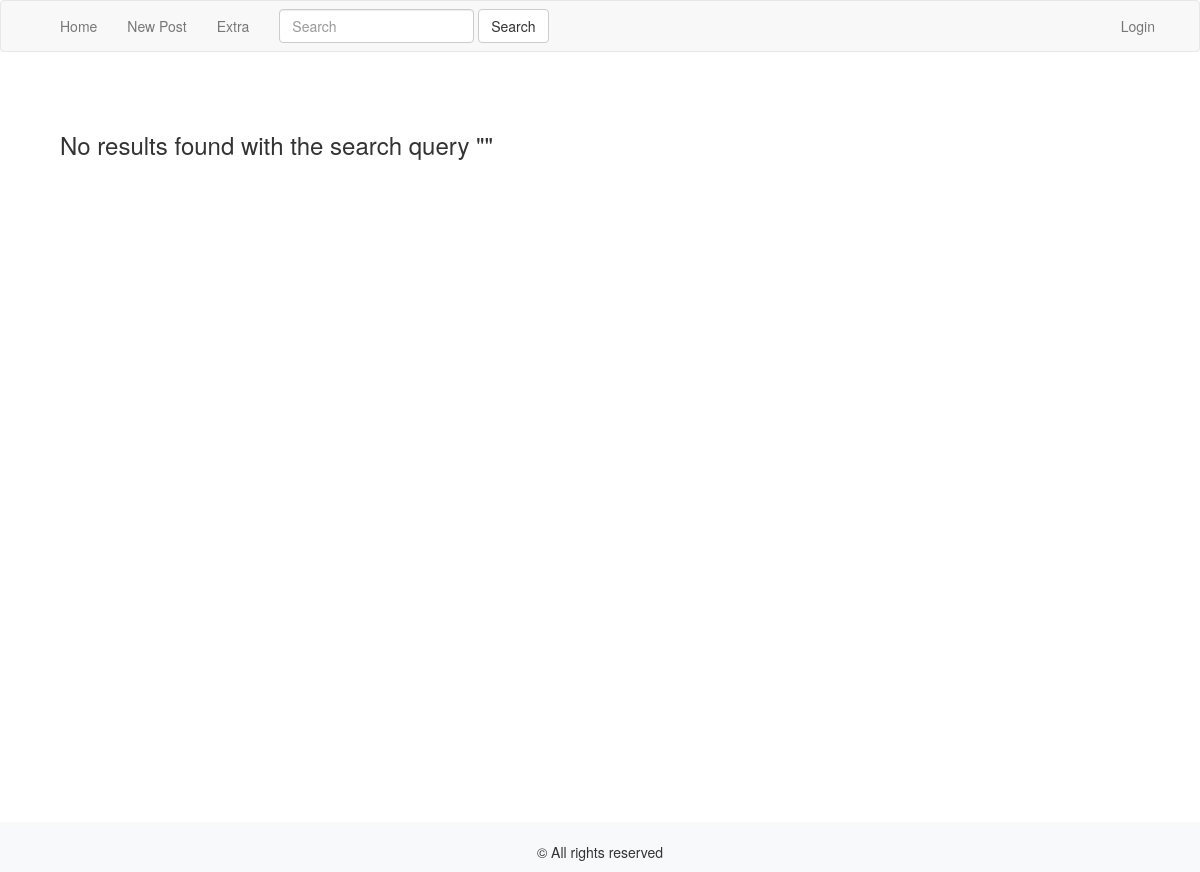
The app's page /posts/, older data.
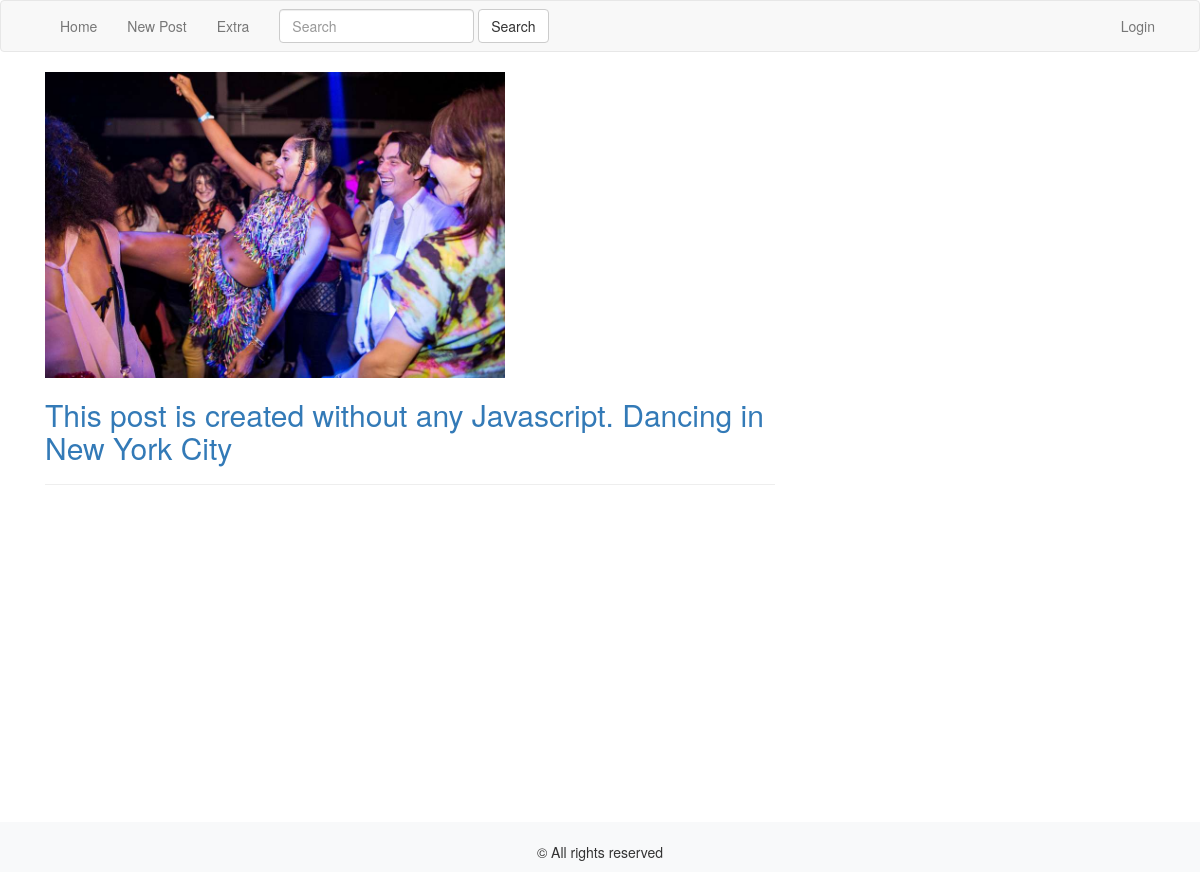
The same page, newer data.
### posts/models.py (models this page shows, shortened)
class Post(models.Model):
    user = models.ForeignKey(User, related_name='posts')
    created_at = models.DateTimeField(auto_now_add=True)
    title = models.CharField(max_length=250, unique=True)
    slug = models.SlugField(allow_unicode=True, unique=True, max_length=500)
    message = models.TextField(blank=True, null=True)
    message_html = models.TextField(editable=False, blank=True, null=True)
    post_image = models.ImageField(blank=True, null=True)
    is_draft = models.BooleanField(default=True)
    class Meta:
        ordering = ['-created_at']

### posts/views.py (the view)
class Postlist(ListView):
    model = Post
    def get_queryset(self):
        completed_posts = Post.objects.filter(is_draft=False)
        queryset = completed_posts.order_by('-created_at')
        return queryset
    def get_context_data(self, **kwargs):
        context = super(Postlist, self).get_context_data(**kwargs)
        user = self.request.user
        if user.is_authenticated:
            context['is_draft'] = user.posts.filter(is_draft=True).count()
        return context

### django_multiple_image_form/context_processors.py (called while the page is built)
def sections_processor(request):
    user = request.user
    if user.is_authenticated:
        drafts = user.posts.filter(is_draft=True).count()
    else:
        drafts = ''
    return {'drafts': drafts}

### posts/templates/posts/post_list.html
{% extends 'base.html' %}
{% block body %}
<div class="col-md-8">
    <div class="infinite-container">
        {% for post in post_list %}
        <div class="infinite-item">
            <a href="{% url 'posts:single' username=post.user.username slug=post.slug %}">
                <img class="img-responsive" src="{{post.post_image.url}}" alt="Image for {{post.title}}" width="460" height="345">
            </a>
            <div>
                <a href="{% url 'posts:single' username=post.user.username slug=post.slug %}">
                    <h2>{{ post.title }}</h2>
                </a>
            </div>
            <hr/>
        </div>
        {% empty %}
            <div class="container-fluid">
                <br/>
                <br/>
                <h3>No results found with the search query "{{ request.GET.q }}"</h3>
            </div>
        {% endfor %}
    </div>
</div>
{% endblock %}}

Row changes from the older to the newer data that the page shows:
now on this page (row edited): Post: post_image (picture), title "This post is created without any Javascript. Dancing in New York City"
Text that changed along with them:
text no longer shown: "No results found with the search query \" \""
